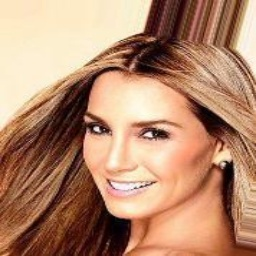
#> input picture Sample_dataset/input_images/000001.jpg, 256 x 256 px, found by its file name
$ jupyter execute --allow-errors Prepare_dataset.ipynb   (shell and % lines are left out)   (older library calls are emulated)
#> lines starting #> are read from the running program, lines starting #| are printed output that depends on the picture
# Preparing data set

[cell 1]
from google.colab import drive
drive.mount('/content/drive')

[cell 2]
from google.colab import files
files.upload()
#> the answer given: 000001.jpg

[cell 3]
dataset_path = '/content/drive/My Drive/CelebA/'

[cell 4]
import cv2
import matplotlib.pyplot as plt
import os
dataset_path='/content/img_align_celeba/img_align_celeba/'

image_path = os.path.join(dataset_path, '000001.jpg')
image = cv2.imread(image_path, cv2.IMREAD_GRAYSCALE)
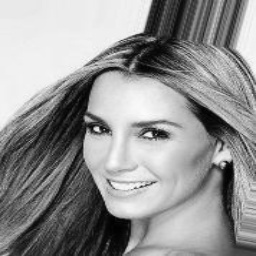
#> image: shape (256, 256); min 0, max 253, mean 147

plt.imshow(image, cmap='gray')
plt.title('Original Image')
plt.axis('off')
plt.show()

[cell 5]
dataset_path = '/content/img_align_celeba/img_align_celeba/'

input_folder = os.path.join('/content/CelebA/', 'input_images')
output_folder = os.path.join('/content/CelebA/', 'sobel_images')
output_folder1 = os.path.join('/content/CelebA/', 'sobel_images1')

os.makedirs(input_folder, exist_ok=True)
os.makedirs(output_folder, exist_ok=True)
os.makedirs(output_folder1, exist_ok=True)

print(f"Created directories:\n{input_folder}\n{output_folder}\n{output_folder1}")

[cell 6]
import cv2
import matplotlib.pyplot as plt

# Load the image
dataset_path='/content/img_align_celeba/img_align_celeba/'

img_path = os.path.join(dataset_path, '000001.jpg')

img = cv2.imread(img_path)
#> img is the input picture: shape (256, 256, 3); mean B, G, R 109.7, 136.9, 180.9

# Resize the image to 256x256
img_resized = cv2.resize(img, (256, 256))

# Convert the resized image to grayscale (necessary for Sobel)
gray_img = cv2.cvtColor(img_resized, cv2.COLOR_BGR2GRAY)

# Apply Sobel filter on the resized grayscale image
sobel_x = cv2.Sobel(gray_img, cv2.CV_64F, 1, 0, ksize=3)  # Sobel in x-direction
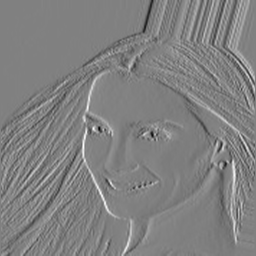
#> sobel_x: shape (256, 256) float64; min -734, max 717, mean 0; drawn with min black and max white
sobel_y = cv2.Sobel(gray_img, cv2.CV_64F, 0, 1, ksize=3)  # Sobel in y-direction
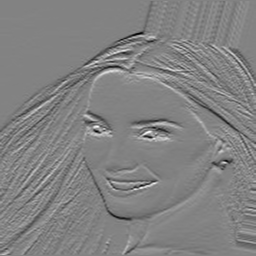
#> sobel_y: shape (256, 256) float64; min -713, max 679, mean -2.6; drawn with min black and max white
sobel_combined = cv2.magnitude(sobel_x, sobel_y)  # Combine both directions
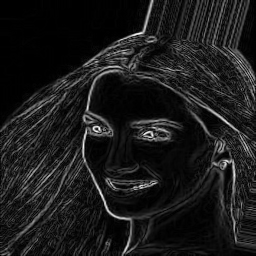
#> sobel_combined: shape (256, 256) float64; min 0, max 748.4, mean 80.4; drawn with min black and max white

# Display the result
sobel_inverted = cv2.bitwise_not(cv2.convertScaleAbs(sobel_combined))
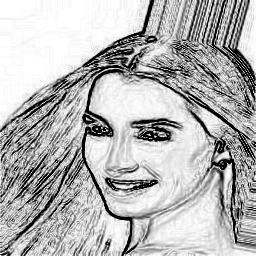
#> sobel_inverted: shape (256, 256); min 0, max 255, mean 180.4

# Display the result
plt.imshow(sobel_inverted, cmap='gray')
plt.title('Resize First, Then Apply Sobel, Then Invert')
plt.axis('off')
plt.show()

[cell 7]
import cv2
import matplotlib.pyplot as plt

dataset_path='/content/img_align_celeba/img_align_celeba/'

img_path = os.path.join(dataset_path, '000001.jpg')

img = cv2.imread(img_path)

# Convert the original image to grayscale
gray_img = cv2.cvtColor(img, cv2.COLOR_BGR2GRAY)

# Apply Sobel filter on the original grayscale image
sobel_x = cv2.Sobel(gray_img, cv2.CV_64F, 1, 0, ksize=3)  # Sobel in x-direction
sobel_y = cv2.Sobel(gray_img, cv2.CV_64F, 0, 1, ksize=3)  # Sobel in y-direction
sobel_combined = cv2.magnitude(sobel_x, sobel_y)  # Combine both directions

# Resize the result of the Sobel operation to 256x256
sobel_resized = cv2.resize(sobel_combined, (256, 256))

# Display the result
sobel_inverted = cv2.bitwise_not(cv2.convertScaleAbs(sobel_combined))

# Display the result
plt.imshow(sobel_inverted, cmap='gray')
plt.title('sobel First, Then resize, Then Invert')
plt.axis('off')
plt.show()

[cell 8]
import os
import cv2
import shutil
from glob import glob

source_dir = '/content/img_align_celeba/img_align_celeba/'
destination_dir = '/content/CelebA/input_images/'

if not os.path.exists(destination_dir):
    os.makedirs(destination_dir)

image_paths = glob(os.path.join(source_dir, '*.jpg'))

batch_size = 1000

for i in range(0, len(image_paths), batch_size):
    batch_files = image_paths[i:i + batch_size]

    for img_path in batch_files:
        img_name = os.path.basename(img_path)
        img = cv2.imread(img_path)
        img_resized = cv2.resize(img, (256, 256))

        resized_img_path = os.path.join(destination_dir, img_name)

        cv2.imwrite(resized_img_path, img_resized)


print(f"Moved {len(image_paths)} files to {destination_dir}")

[cell 9]
image_paths = glob(os.path.join(input_folder, '*.jpg'))

def apply_sobel(image):
    gray = cv2.cvtColor(image, cv2.COLOR_BGR2GRAY)
    sobelx = cv2.Sobel(gray, cv2.CV_64F, 1, 0, ksize=3)
    sobely = cv2.Sobel(gray, cv2.CV_64F, 0, 1, ksize=3)
    sobel_combined = cv2.magnitude(sobelx, sobely)
    sobel_combined = cv2.convertScaleAbs(sobel_combined)
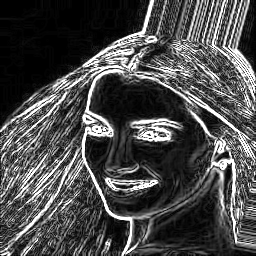
#> sobel_combined: shape (256, 256); min 0, max 255, mean 74.6
    return sobel_combined

def apply_negative(image):
    negative_image = cv2.bitwise_not(image)
    return negative_image

for img_path in image_paths:
    img_name = os.path.basename(img_path)
    img = cv2.imread(img_path)
    sobel_img = apply_sobel(img)
    negative_img = apply_negative(sobel_img)
    negative_img_path = os.path.join(output_folder, img_name)
    cv2.imwrite(negative_img_path, negative_img)

print(f"Processed {len(image_paths)} images and saved to {output_folder}")

$ run again, with Sample_dataset/input_images/000002.jpg copied over Sample_dataset/input_images/000001.jpg
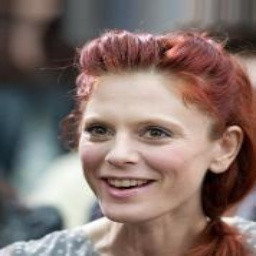
#> input picture Sample_dataset/input_images/000002.jpg, 256 x 256 px, found by its file name
#> img is the input picture: shape (256, 256, 3); mean B, G, R 107.3, 112.7, 131.5
#> `sobel_inverted = cv2.bitwise_not(cv2.convertScaleAbs(sobel_combined))`:
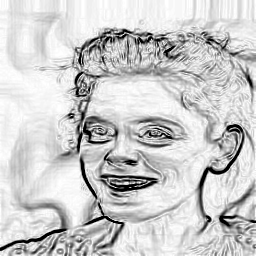
#> sobel_inverted: shape (256, 256); min 0, max 255, mean 203.4
#> in apply_sobel, `sobel_combined = cv2.convertScaleAbs(sobel_combined)`:
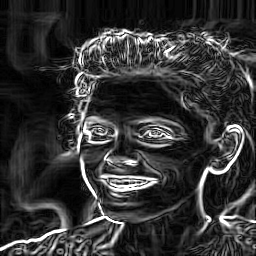
#> sobel_combined: shape (256, 256); min 0, max 255, mean 51.6

$ run again, with Sample_dataset/input_images/000003.jpg copied over Sample_dataset/input_images/000001.jpg
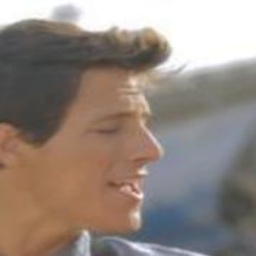
#> input picture Sample_dataset/input_images/000003.jpg, 256 x 256 px, found by its file name
#> img is the input picture: shape (256, 256, 3); mean B, G, R 126.5, 134.5, 147.2
#> `sobel_inverted = cv2.bitwise_not(cv2.convertScaleAbs(sobel_combined))`:
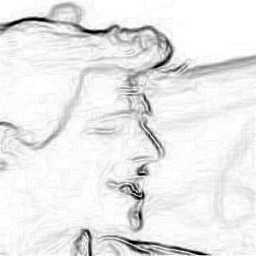
#> sobel_inverted: shape (256, 256); min 0, max 255, mean 233.9
#> in apply_sobel, `sobel_combined = cv2.convertScaleAbs(sobel_combined)`:
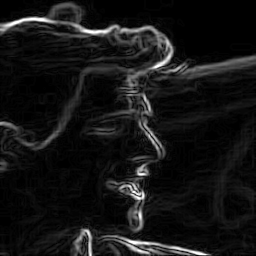
#> sobel_combined: shape (256, 256); min 0, max 255, mean 21.1

$ run again, with Sample_dataset/input_images/000004.jpg copied over Sample_dataset/input_images/000001.jpg
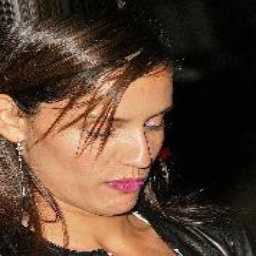
#> input picture Sample_dataset/input_images/000004.jpg, 256 x 256 px, found by its file name
#> img is the input picture: shape (256, 256, 3); mean B, G, R 50, 65.7, 89.5
#> `sobel_inverted = cv2.bitwise_not(cv2.convertScaleAbs(sobel_combined))`:
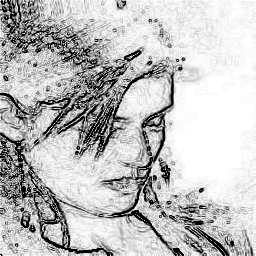
#> sobel_inverted: shape (256, 256); min 0, max 255, mean 190.6
#> in apply_sobel, `sobel_combined = cv2.convertScaleAbs(sobel_combined)`:
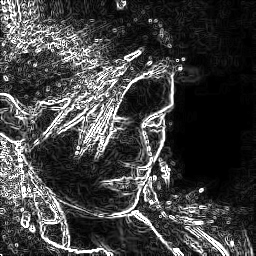
#> sobel_combined: shape (256, 256); min 0, max 255, mean 64.4
